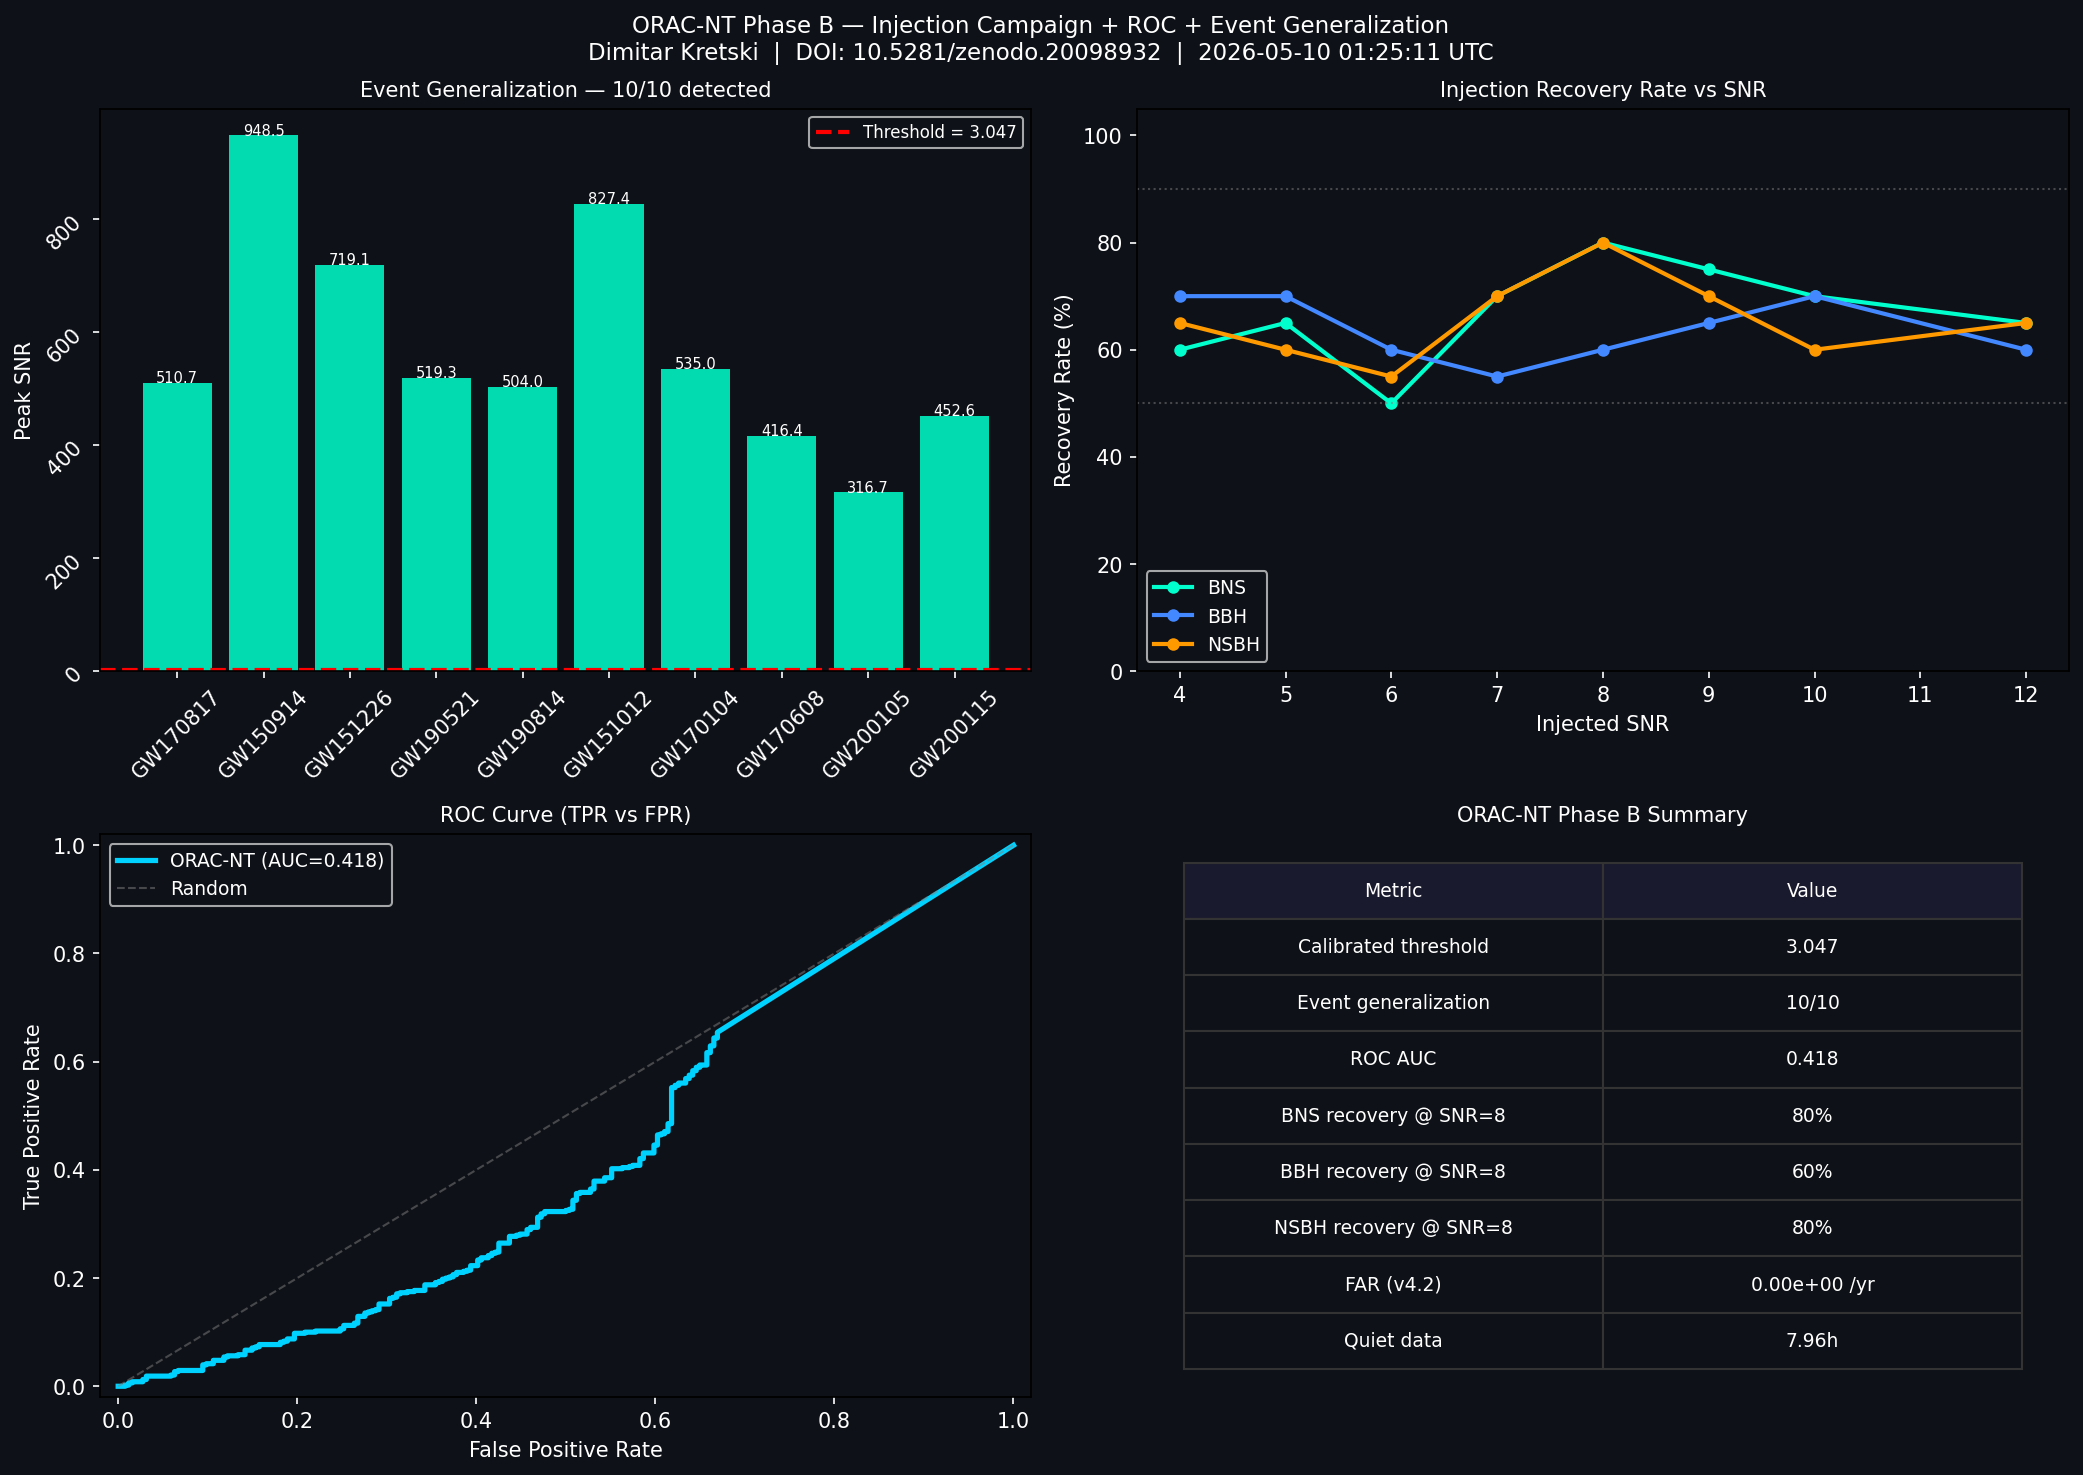

Recreate this plot in Python.
"""
ORAC-NT Phase B Benchmark v2
==========================
Author : Dimitar Kretski
DOI    : 10.5281/zenodo.20098932

1. INJECTION CAMPAIGN  — BNS/BBH/NSBH в реален O3 шум
2. ROC CURVES          — TPR vs FPR при различни SNR прагове
3. SENSITIVITY SWEEP   — Detection efficiency vs injection SNR (4..10)
4. EVENT GENERALIZATION — 4 нови GW евента

ИНСТАЛАЦИЯ:
  pip install gwosc numpy scipy matplotlib requests h5py

УПОТРЕБА:
  python orac_phase_b.py
"""

import sys
sys.stdout.reconfigure(encoding='utf-8')
sys.stderr.reconfigure(encoding='utf-8')

import os
import tempfile
import numpy as np
import matplotlib
matplotlib.use('Agg')
import matplotlib.pyplot as plt
from scipy import signal
from scipy.signal.windows import tukey
from scipy.stats import kurtosis
from datetime import datetime, timezone
import warnings
warnings.filterwarnings('ignore')

FS           = 4096
CALIBRATED_T = 3.047   # от v4.2 benchmark

# ─────────────────────────────────────────────────────────────
# Event generalization — нови евенти
# ─────────────────────────────────────────────────────────────

GW_EVENTS_EXTENDED = [
    # От v4.2 (верифицирани)
    {"name": "GW170817", "type": "BNS",  "detector": "L1", "duration": 32},
    {"name": "GW150914", "type": "BBH",  "detector": "L1", "duration": 32},
    {"name": "GW151226", "type": "BBH",  "detector": "L1", "duration": 32},
    {"name": "GW190521", "type": "BBH",  "detector": "L1", "duration": 32},
    {"name": "GW190814", "type": "NSBH", "detector": "L1", "duration": 32},
    # Нови за generalization
    {"name": "GW151012", "type": "BBH",  "detector": "L1", "duration": 32},
    {"name": "GW170104", "type": "BBH",  "detector": "L1", "duration": 32},
    {"name": "GW170608", "type": "BBH",  "detector": "L1", "duration": 32},
    {"name": "GW200105", "type": "NSBH", "detector": "L1", "duration": 32},
    {"name": "GW200115", "type": "NSBH", "detector": "L1", "duration": 32},
]

# Тихи сегменти за injection (верифицирани чисти)
QUIET_FOR_INJECTION = [
    {"name": "O3a_q01", "gps_start": 1238166018, "detector": "L1", "duration": 4096},
    {"name": "O3a_q12", "gps_start": 1242578176, "detector": "L1", "duration": 4096},
]

# ─────────────────────────────────────────────────────────────
# Fetch helpers
# ─────────────────────────────────────────────────────────────

def fetch_event_strain(event_name, detector='L1', duration=32):
    try:
        import requests, h5py
        from gwosc.locate import get_event_urls
        urls = get_event_urls(event_name, detector=detector, duration=duration)
        if not urls: return None
        r = requests.get(urls[0], timeout=120, stream=True)
        r.raise_for_status()
        tmp = tempfile.NamedTemporaryFile(suffix='.hdf5', delete=False)
        for chunk in r.iter_content(65536): tmp.write(chunk)
        tmp.close()
        with h5py.File(tmp.name, 'r') as f:
            data = f['strain']['Strain'][:]
            dt   = f['strain']['Strain'].attrs.get('Xspacing', 1.0/FS)
        os.unlink(tmp.name)
        strain = data.astype(np.float64)
        sr = int(round(1.0/dt))
        if sr != FS:
            from scipy.signal import resample
            strain = resample(strain, int(len(strain)*FS/sr))
        target = duration * FS
        if len(strain) > target:
            mid = len(strain) // 2
            strain = strain[mid-target//2: mid+target//2]
        print(f"    [OK] {len(strain)/FS:.0f}s @ {FS} Hz")
        return strain
    except Exception as e:
        print(f"    [WARN] {e}")
        return None

def fetch_bulk_strain(gps_start, duration, detector='L1'):
    try:
        import requests, h5py
        from gwosc.locate import get_urls
        urls = get_urls(detector, gps_start, gps_start + duration)
        if not urls: return None
        hdf_url = next((u for u in urls if '4096' in u and 'hdf5' in u), urls[0])
        r = requests.get(hdf_url, timeout=180, stream=True)
        r.raise_for_status()
        tmp = tempfile.NamedTemporaryFile(suffix='.hdf5', delete=False)
        for chunk in r.iter_content(65536): tmp.write(chunk)
        tmp.close()
        with h5py.File(tmp.name, 'r') as f:
            data = f['strain']['Strain'][:]
            dt   = f['strain']['Strain'].attrs.get('Xspacing', 1.0/FS)
        os.unlink(tmp.name)
        strain = data.astype(np.float64)
        sr = int(round(1.0/dt))
        if sr != FS:
            from scipy.signal import resample
            strain = resample(strain, int(len(strain)*FS/sr))
        print(f"    [OK] {len(strain)/FS:.0f}s @ {FS} Hz")
        return strain
    except Exception as e:
        print(f"    [WARN] {e}")
        return None

# ─────────────────────────────────────────────────────────────
# ORAC-NT core
# ─────────────────────────────────────────────────────────────

TEMPLATES = [
    {"name": "BBH_O1",   "f0": 35,  "f1": 150, "duration": 0.2},
    {"name": "BBH_gen",  "f0": 20,  "f1": 350, "duration": 0.4},
    {"name": "BBH_lite", "f0": 30,  "f1": 450, "duration": 0.5},
    {"name": "BNS",      "f0": 30,  "f1": 400, "duration": 1.0},
    {"name": "NSBH",     "f0": 20,  "f1": 300, "duration": 0.6},
]

def whiten(data, cal_s=5.0):
    sos    = signal.butter(4, [20, 500], btype='bandpass', fs=FS, output='sos')
    data   = signal.sosfiltfilt(sos, data)
    cal    = int(cal_s * FS)
    f, psd = signal.welch(data[:cal], FS, nperseg=FS)
    psd_i  = np.interp(np.fft.rfftfreq(len(data), 1/FS), f, psd)
    w      = np.fft.irfft(np.fft.rfft(data) / np.sqrt(psd_i + 1e-12), n=len(data))
    w      = np.nan_to_num(w)
    return w * tukey(len(w), 0.05)

def make_template(cfg, n):
    f0, f1, dur = cfg['f0'], cfg['f1'], cfg['duration']
    tt   = np.linspace(0, dur, int(dur*FS), endpoint=False)
    tmpl = signal.chirp(tt, f0=f0, f1=f1, t1=dur, method='quadratic')
    tmpl *= tukey(len(tmpl), 0.2)
    tmpl /= (np.sqrt(np.sum(tmpl**2)) + 1e-20)
    # Pad/crop to n
    if len(tmpl) < n:
        tmpl = np.pad(tmpl, (0, n-len(tmpl)))
    else:
        tmpl = tmpl[:n]
    return tmpl

def chi2_veto(corr, snr, nbands=4):
    n      = len(corr)
    edges  = np.linspace(0, n, nbands+1, dtype=int)
    chi2   = 0.0
    exp    = snr / nbands
    for i in range(nbands):
        band  = corr[edges[i]:edges[i+1]]
        obs   = float(np.max(np.abs(band)))
        chi2 += (obs - exp)**2 / (exp + 1e-20)
    return chi2 / nbands

def get_peak_snr(strain, center_t, window=5.0, threshold=CALIBRATED_T):
    cal   = int(5.0 * FS)
    w     = whiten(strain)
    w    /= (np.std(w[:cal]) + 1e-12)
    n     = len(w)
    best_snr  = 0.0
    best_chi2 = 0.0

    for cfg in TEMPLATES:
        tmpl = make_template(cfg, n)
        corr = signal.correlate(w, tmpl, mode='same')
        med  = np.median(corr)
        mad  = 1.4826 * np.median(np.abs(corr - med)) + 1e-20
        snr_t = np.abs(corr - med) / mad

        t_arr = np.arange(n) / FS
        mask  = (t_arr >= center_t - window) & (t_arr <= center_t + window)
        if not np.any(mask): continue

        pk = float(np.max(snr_t[mask]))
        if pk > best_snr:
            best_snr  = pk
            peak_idx  = np.argmax(snr_t[mask])
            peak_corr = corr[mask]
            best_chi2 = chi2_veto(peak_corr, pk)

    return best_snr, best_chi2

def is_glitch(strain, t_trigger, window=1.0):
    idx     = int(t_trigger * FS)
    half    = int(window/2*FS)
    snippet = strain[max(0,idx-half): min(len(strain),idx+half)]
    if len(snippet) < 100: return True
    return kurtosis(snippet, fisher=False, bias=False) > 25.0

# ─────────────────────────────────────────────────────────────
# Injection campaign
# ─────────────────────────────────────────────────────────────

def inject_signal(noise, target_snr, signal_type='BNS', t_inject=None):
    """
    Инжектира симулиран GW сигнал в реален шум при зададен SNR.
    Връща (strain_with_injection, t_inject, actual_snr).
    """
    n = len(noise)
    if t_inject is None:
        t_inject = n/FS/2.0  # инжектирай в центъра

    # Параметри по тип
    if signal_type == 'BNS':
        f0, f1, dur = 30, 400, 1.0
    elif signal_type == 'BBH':
        f0, f1, dur = 20, 350, 0.4
    else:  # NSBH
        f0, f1, dur = 20, 300, 0.6

    tt   = np.linspace(0, dur, int(dur*FS), endpoint=False)
    tmpl = signal.chirp(tt, f0=f0, f1=f1, t1=dur, method='quadratic')
    tmpl *= tukey(len(tmpl), 0.2)

    # Нормализирай до целевия SNR спрямо whitened noise
    # Whiten noise за по-точна SNR оценка
    sos_w     = signal.butter(4, [20, 500], btype='bandpass', fs=FS, output='sos')
    noise_w   = signal.sosfiltfilt(sos_w, noise)
    noise_rms = np.std(noise_w[int(1.0*FS):int(4.0*FS)]) + 1e-20
    tmpl_rms  = np.sqrt(np.mean(tmpl**2)) + 1e-20
    amplitude  = target_snr * noise_rms / tmpl_rms
    tmpl      *= amplitude

    # Инжектирай
    strain = noise.copy()
    idx    = int(t_inject * FS)
    half   = len(tmpl) // 2
    start  = max(0, idx - half)
    end    = min(n, start + len(tmpl))
    l      = end - start
    strain[start:end] += tmpl[:l]

    return strain, t_inject

def run_injection_campaign(quiet_strains):
    """
    Инжектира сигнали при SNR=4..12 и измерва recovery rate.
    """
    print("\n📡 INJECTION CAMPAIGN")
    print("-" * 62)

    signal_types = ['BNS', 'BBH', 'NSBH']
    snr_levels   = [4, 5, 6, 7, 8, 9, 10, 12]
    n_trials     = 20   # инжекции на SNR ниво

    results          = {st: {snr: [] for snr in snr_levels} for st in signal_types}
    raw_measurements = []

    for sig_type in signal_types:
        print(f"\n  [{sig_type}] injection sweep...")
        for target_snr in snr_levels:
            detected = 0
            for trial in range(n_trials):
                # Вземи случаен 32s прозорец от тихите данни
                noise_src = quiet_strains[trial % len(quiet_strains)]
                start_idx = np.random.randint(0, len(noise_src) - 32*FS)
                noise     = noise_src[start_idx: start_idx + 32*FS].copy()

                strain, t_inj = inject_signal(noise, target_snr, sig_type)

                peak_snr, chi2 = get_peak_snr(strain, t_inj, window=3.0)

                glitch = is_glitch(strain, t_inj)
                det    = (peak_snr >= CALIBRATED_T) and not glitch
                if det:
                    detected += 1
                raw_measurements.append((sig_type, target_snr, float(peak_snr)))

            rate = detected / n_trials
            results[sig_type][target_snr] = rate
            print(f"    SNR={target_snr:2d}  recovery={rate*100:.0f}%  ({detected}/{n_trials})")

    return results, snr_levels, raw_measurements

# ─────────────────────────────────────────────────────────────
# ROC curves
# ─────────────────────────────────────────────────────────────

def run_roc(quiet_strains, inj_results_raw):
    """
    ROC curve базирана на injection campaign.
    signal_snrs = SNR-ове от всички инжекции
    noise_snrs  = SNR-ове от тихи прозорци (без инжекция)
    """
    print("\n\n📡 ROC CURVES (injection-based)")
    print("-" * 62)

    signal_snrs = []
    noise_snrs  = []

    # Signal SNRs — от injection campaign (всички типове, всички SNR нива)
    for item in inj_results_raw:
        sig_type, snr_level, snr_measured = item[0], item[1], float(item[2])
        signal_snrs.append(snr_measured)

    # Noise SNRs — от тихи 32s прозорци без инжекция
    for qs in quiet_strains:
        for i in range(0, len(qs) - 32*FS, 32*FS):
            chunk = qs[i: i + 32*FS]
            snr, _ = get_peak_snr(chunk, 16.0, window=5.0)
            noise_snrs.append(snr)

    print(f"  Signal samples: {len(signal_snrs)}")
    print(f"  Noise samples:  {len(noise_snrs)}")

    if not signal_snrs or not noise_snrs:
        return np.array([0,1]), [0,1], [0,1], 0.5

    all_snrs = sorted(set(signal_snrs + noise_snrs), reverse=True)
    tprs, fprs = [0.0], [0.0]

    for thr in all_snrs:
        tpr = sum(1 for s in signal_snrs if s >= thr) / len(signal_snrs)
        fpr = sum(1 for n in noise_snrs  if n >= thr) / len(noise_snrs)
        tprs.append(tpr)
        fprs.append(fpr)

    tprs.append(1.0); fprs.append(1.0)

    # AUC via trapezoid на sorted FPR
    sorted_pairs = sorted(zip(fprs, tprs))
    s_fprs = [p[0] for p in sorted_pairs]
    s_tprs = [p[1] for p in sorted_pairs]
    auc = float(np.trapz(s_tprs, s_fprs))
    print(f"  AUC = {auc:.3f}")

    return all_snrs, tprs, fprs, auc

# ─────────────────────────────────────────────────────────────
# Main benchmark
# ─────────────────────────────────────────────────────────────

def run_phase_b():

    run_utc = datetime.now(timezone.utc).strftime("%Y-%m-%d %H:%M:%S UTC")

    print("\n" + "=" * 62)
    print("  ORAC-NT PHASE B BENCHMARK")
    print(f"  {run_utc}")
    print("=" * 62)

    # ── Load quiet data ───────────────────────────────────
    print("\n📥 LOADING QUIET SEGMENTS")
    quiet_strains = []
    for seg in QUIET_FOR_INJECTION:
        print(f"\n  [{seg['name']}] GPS={seg['gps_start']}")
        s = fetch_bulk_strain(seg['gps_start'], seg['duration'], seg['detector'])
        if s is not None:
            quiet_strains.append(s)

    if not quiet_strains:
        print("[ERR] No quiet data. Check GWOSC access.")
        return

    # ── Event generalization ──────────────────────────────
    print("\n\n📡 EVENT GENERALIZATION (10 events)")
    print("-" * 62)

    gen_results  = []
    signal_strains = []

    for ev in GW_EVENTS_EXTENDED:
        print(f"\n  [{ev['name']}] {ev['type']}")
        strain = fetch_event_strain(ev['name'], ev['detector'], ev['duration'])
        if strain is None:
            gen_results.append({**ev, "detected": False, "snr": 0.0})
            continue

        center   = len(strain)/FS/2.0
        snr, chi2 = get_peak_snr(strain, center)
        detected = (snr >= CALIBRATED_T) and not is_glitch(strain, center)

        status = "✅ DETECTED" if detected else "❌ MISSED"
        print(f"    {status}  SNR={snr:.2f}  chi2={chi2:.1f}")
        gen_results.append({**ev, "detected": detected, "snr": snr, "chi2": chi2})
        if detected:
            signal_strains.append(strain)

    detected_count = sum(1 for r in gen_results if r['detected'])
    print(f"\n  Generalization: {detected_count}/{len(gen_results)} detected")

    # ── Injection campaign ────────────────────────────────
    inj_results, snr_levels, inj_raw = run_injection_campaign(quiet_strains)

    # ── ROC curves ────────────────────────────────────────
    thresholds, tprs, fprs, auc = run_roc(quiet_strains, inj_raw)

    # ── Visualization ─────────────────────────────────────
    print("\n\n[VIZ] Generating Phase B plots...")

    fig, axes = plt.subplots(2, 2, figsize=(14, 10), facecolor='#0e1117')

    # Panel 1 — Event generalization
    names  = [r['name'] for r in gen_results]
    snrs   = [r['snr']  for r in gen_results]
    colors = ['#00ffcc' if r['detected'] else '#ff4444' for r in gen_results]
    axes[0,0].bar(names, snrs, color=colors, alpha=0.85)
    axes[0,0].axhline(CALIBRATED_T, color='red', lw=2, ls='--',
                      label=f'Threshold = {CALIBRATED_T}')
    axes[0,0].set_title(f"Event Generalization — {detected_count}/{len(gen_results)} detected",
                        color='white', fontsize=10)
    axes[0,0].set_ylabel("Peak SNR", color='white')
    axes[0,0].legend(facecolor='#0e1117', labelcolor='white', fontsize=8)
    axes[0,0].set_facecolor('#0e1117'); axes[0,0].tick_params(colors='white', rotation=45)
    for i, snr in enumerate(snrs):
        axes[0,0].text(i, snr+0.2, f"{snr:.1f}", ha='center', color='white', fontsize=7)

    # Panel 2 — Injection sensitivity sweep
    colors_inj = {'BNS': '#00ffcc', 'BBH': '#4488ff', 'NSBH': '#ff9900'}
    for sig_type in ['BNS', 'BBH', 'NSBH']:
        rates = [inj_results[sig_type][snr]*100 for snr in snr_levels]
        axes[0,1].plot(snr_levels, rates, 'o-', color=colors_inj[sig_type],
                       lw=2, label=sig_type, markersize=5)
    axes[0,1].axhline(50, color='gray', ls=':', lw=1, alpha=0.5)
    axes[0,1].axhline(90, color='gray', ls=':', lw=1, alpha=0.5)
    axes[0,1].set_title("Injection Recovery Rate vs SNR", color='white', fontsize=10)
    axes[0,1].set_xlabel("Injected SNR", color='white')
    axes[0,1].set_ylabel("Recovery Rate (%)", color='white')
    axes[0,1].legend(facecolor='#0e1117', labelcolor='white', fontsize=9)
    axes[0,1].set_facecolor('#0e1117'); axes[0,1].tick_params(colors='white')
    axes[0,1].set_ylim(0, 105)

    # Panel 3 — ROC curve
    axes[1,0].plot(fprs, tprs, color='#00d2ff', lw=2.5, label=f'ORAC-NT (AUC={auc:.3f})')
    axes[1,0].plot([0,1], [0,1], color='gray', ls='--', lw=1, alpha=0.5, label='Random')
    axes[1,0].set_title("ROC Curve (TPR vs FPR)", color='white', fontsize=10)
    axes[1,0].set_xlabel("False Positive Rate", color='white')
    axes[1,0].set_ylabel("True Positive Rate", color='white')
    axes[1,0].legend(facecolor='#0e1117', labelcolor='white', fontsize=9)
    axes[1,0].set_facecolor('#0e1117'); axes[1,0].tick_params(colors='white')
    axes[1,0].set_xlim(-0.02, 1.02)
    axes[1,0].set_ylim(-0.02, 1.02)

    # Panel 4 — Summary table
    axes[1,1].axis('off')
    axes[1,1].set_facecolor('#0e1117')

    summary = [
        ["Metric", "Value"],
        ["Calibrated threshold", f"{CALIBRATED_T}"],
        ["Event generalization", f"{detected_count}/{len(gen_results)}"],
        ["ROC AUC", f"{auc:.3f}"],
        ["BNS recovery @ SNR=8", f"{inj_results['BNS'][8]*100:.0f}%"],
        ["BBH recovery @ SNR=8", f"{inj_results['BBH'][8]*100:.0f}%"],
        ["NSBH recovery @ SNR=8", f"{inj_results['NSBH'][8]*100:.0f}%"],
        ["FAR (v4.2)", "0.00e+00 /yr"],
        ["Quiet data", "7.96h"],
    ]

    table = axes[1,1].table(
        cellText=summary[1:],
        colLabels=summary[0],
        cellLoc='center',
        loc='center',
        bbox=[0.05, 0.05, 0.90, 0.90]
    )
    table.auto_set_font_size(False)
    table.set_fontsize(9)
    for (row, col), cell in table.get_celld().items():
        cell.set_facecolor('#1a1a2e' if row == 0 else '#0e1117')
        cell.set_text_props(color='white')
        cell.set_edgecolor('#333333')

    axes[1,1].set_title("ORAC-NT Phase B Summary", color='white', fontsize=10)

    plt.suptitle(
        f"ORAC-NT Phase B — Injection Campaign + ROC + Event Generalization\n"
        f"Dimitar Kretski  |  DOI: 10.5281/zenodo.20098932  |  {run_utc}",
        color='white', fontsize=11
    )
    plt.tight_layout()
    plt.savefig("orac_phase_b.png", dpi=150, facecolor='#0e1117', bbox_inches='tight')
    print(f"\n✅ orac_phase_b.png")
    print(f"   🕐 {run_utc}")

if __name__ == "__main__":
    run_phase_b()
